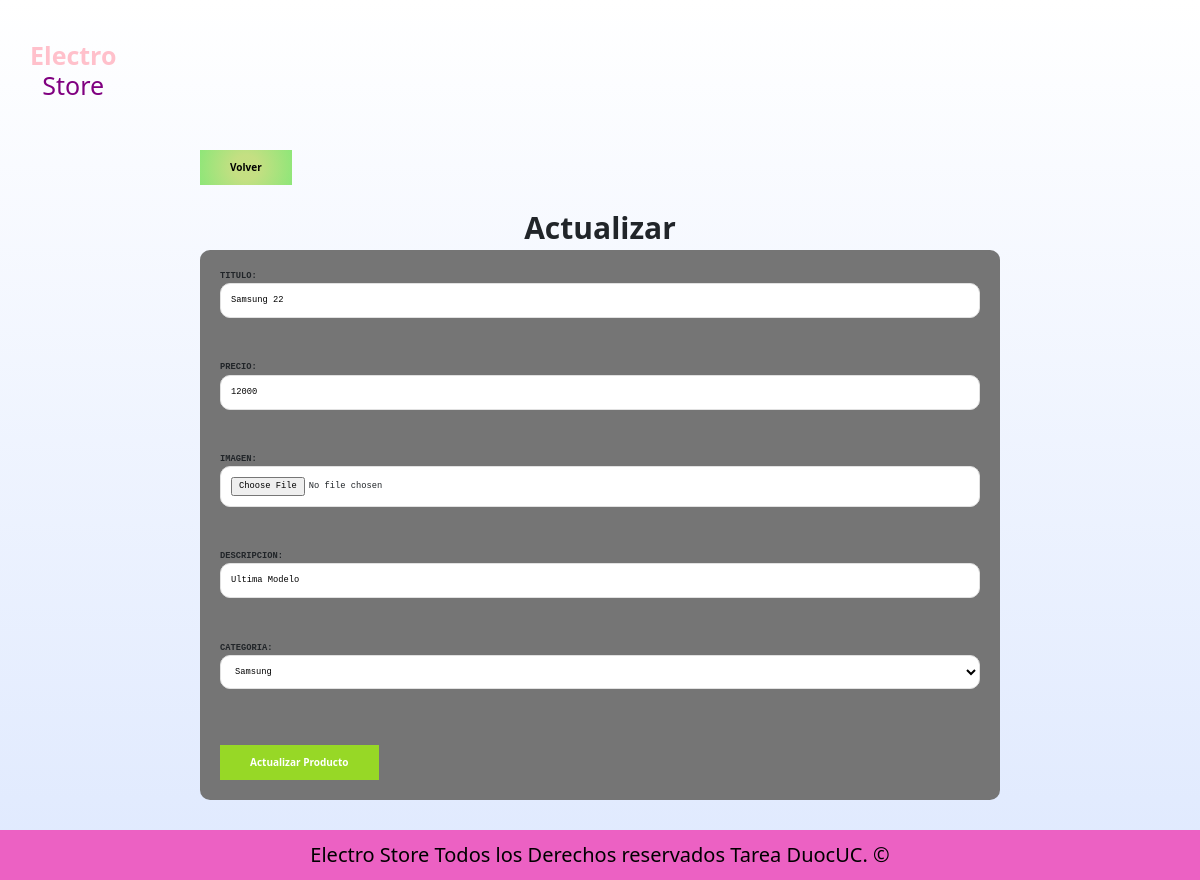
The app's page /actualizar/1 with its own data.
### paginas/models.py (models this page shows, shortened)
class Producto(models.Model):
    id_producto =       models.AutoField(primary_key=True)
    titulo =            models.CharField(max_length=60)
    precio =            models.IntegerField()
    imagen =            models.ImageField (upload_to='img', null=True, blank=True)
    descripcion =       models.CharField(max_length=210)
    id_categoria =      models.ForeignKey('Categoria',on_delete=models.CASCADE, db_column='idCategoria')

### paginas/views.py (the view)
# urls.py: path('actualizar/<str:pk>', views.actualizar, name='actualizar'),
def actualizar(request,pk):
    if pk != "":
        producto=Producto.objects.get(id_producto=pk)
        categorias = Categoria.objects.all()
        print(type(producto.id_categoria.categoria))
        context ={'producto' : producto, 'categorias' : categorias}
        if producto:
            return render(request, 'paginas/productos/producto_edit.html', context)
        else:
            context={'mensaje': "Error, Producto no existe"}
            return render(request, 'paginas/trabajadores/vendedor.html', context)

### paginas/templates/paginas/productos/producto_edit.html (shortened to what this page needs)
{% extends "../../extras/vendedor.html" %}
{% block content%}
<section class="contenedor seccion contenido-centrado" >
    <a href="/vendedor" class="volver-producto">Volver</a>
    <div>
        <div class="regi">
          <div class="text-header">Actualizar</div>
       {% if producto %} </div>
          <form class="formulario" action="{% url 'productoUpdate' pk=producto.id_producto %}" method="POST" enctype="multipart/form-data">
            <pre>TITULO:  <input type="text" name="titulo" placeholder="Ingresa titulo" value="{{producto.titulo}}"> </pre>
            <pre>PRECIO:  <input type="number" name="precio" value="{{producto.precio}}"> </pre>
            <pre>IMAGEN:  <input type="file" accept="image/jpeg, image/png" name="imagen" value="{{producto.imagen}}"> </pre>
            <pre>DESCRIPCION:  <input type="text" name="descripcion" placeholder="Ingresa Detalles" value="{{producto.descripcion}}"></input> </pre>
            <pre>CATEGORIA:  <select name="categoria">
              {% for categoria in categorias %}
                {% if categoria.categoria == producto.id_categoria.categoria%}
                    <option value="{{categoria.id_categoria}} selected">{{ categoria.categoria }}</option>
                {% else %}
                    <option value="{{categoria.id_categoria}}">{{ categoria.categoria }}</option>
                {% endif %}
              {% endfor %}
            </select>
            </pre>
            <input class="boton boton-verde" type="submit" name="option" class="btn" value="Actualizar Producto">
          </form>
        </div>
      {% endif %}
</section>
{%endblock%}

### static/css/css.css (style rules this page uses)
:root { --Blanco: #ffffff; --Oscuro: #000000; ---Wood:burlywood; --Azul: #07eeffe6; --jaune: #FFC017; --Gris: #757575; --GrisClaro: #DFE9FE; ---fuentePrincipal: 'Staatliches', cursive; }
html { font-size: 62.5%; box-sizing: border-box; }
*, *:before, *:after { box-sizing: inherit; }
.contenedor { width: 95%; max-width: 120rem; margin: 0 auto; }
a { text-decoration: none; }
body { background-color: #57e81d; font-size: 13px; font-family: 'Krub', sans-serif; background-image: linear-gradient(to top , var(--GrisClaro)0% , VAR(--Blanco) 100%); }
.seccion { margin-bottom: 2.5rem; margin-top: 2.5rem; }
.contenido-centrado { max-width: 800px; }
pre { font-weight: 900; text-transform: uppercase; }
.formulario input:not([type=submit]), .formulario select, .formulario textarea { padding: 1rem; display: block; width: 100%; background-color: #FFFFFF; border: 1px solid #e1e1e1; border-radius: 1rem; margin-bottom: 2rem; }
.regi { display: grid; justify-content: center; }
.text-header { font-size: 3rem; font-weight: 600; }
.formulario { background-color: var(--Gris); width: min (60rem 100%); margin: 0 auto; padding: 2rem; border-radius: 1rem; }

### static/css/boton.css (style rules this page uses)
@media (min-width: 768px ) { .volver-producto { background: rgb(174, 202, 12); background: radial-gradient(circle, rgba(185, 217, 103, 0.82) 25%, rgba(53, 212, 5, 0.537) 98%); border: none; color: #ffffff; display: inline-block; font-weight: 700; margin-top: 2.5rem; padding: 1rem 3rem; text-align: center; text-decoration: none; color: var(--Oscuro); } }
.volver-producto { background: rgb(174, 202, 12); background: radial-gradient(circle, rgba(185, 217, 103, 0.82) 25%, rgba(53, 212, 5, 0.537) 98%); border: none; color: #ffffff; display: inline-block; font-weight: 700; margin-top: 2.5rem; padding: 1rem 3rem; text-align: center; text-decoration: none; color: var(--Oscuro); }
.boton-verde { background-color: #97d826; border: none; color: #ffffff; display: inline-block; font-weight: 700; margin-top: 2.5rem; padding: 1rem 3rem; text-align: center; text-decoration: none; }
.boton { margin-top: 0; margin-bottom: 0; color: #ffffff; }

### records on screen
Producto: titulo "Samsung 22", precio "12000", descripcion "Ultima Modelo"

### other values on screen
form field categoria "Samsung"
